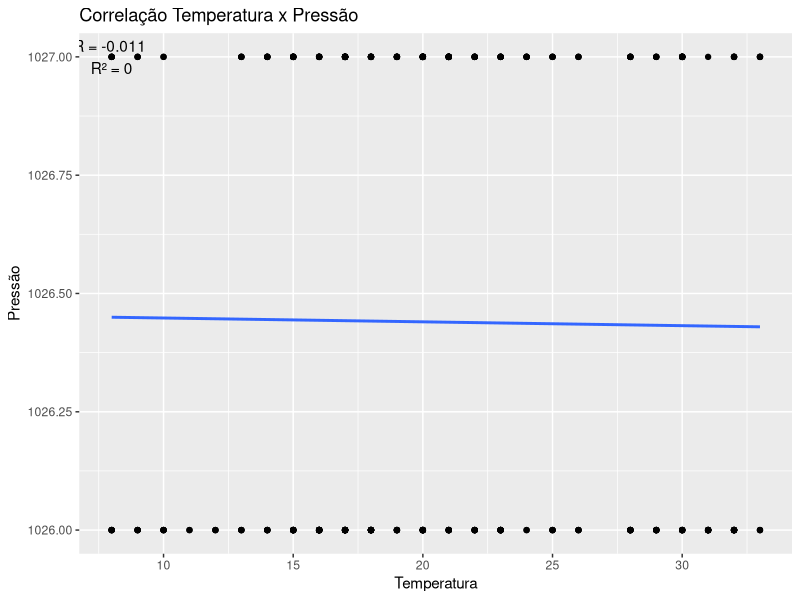
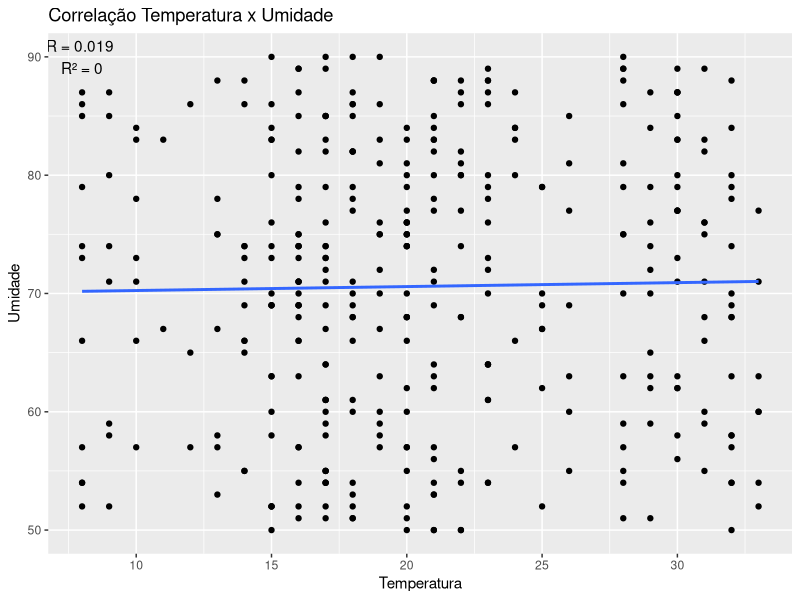

The R script that drew these images, in order:
# Carregando bibliotecas necessárias
library(readxl)
library(ggplot2)

# Lendo dados do arquivo Excel
dados <- read_excel("clima.xlsx")

# Verificando os nomes das colunas
print("Nomes das colunas:")
print(names(dados))

# a) Correlação temperatura x pressão
cor_temp_press <- cor(dados$Temperatura, dados$Pressão)
r2_temp_press <- cor_temp_press^2

# Gráfico temperatura x pressão
ggplot(dados, aes(x = Temperatura, y = Pressão)) +
  geom_point() +
  geom_smooth(method = "lm", se = FALSE) +
  labs(title = "Correlação Temperatura x Pressão",
       x = "Temperatura",
       y = "Pressão") +
  annotate("text", x = min(dados$Temperatura), y = max(dados$Pressão),
           label = paste("R =", round(cor_temp_press, 3), "\nR² =", round(r2_temp_press, 3)))

# b) Correlação temperatura x humidade
cor_temp_hum <- cor(dados$Temperatura, dados$Umidade)  
r2_temp_hum <- cor_temp_hum^2

# Gráfico temperatura x humidade
ggplot(dados, aes(x = Temperatura, y = Umidade)) +    
  geom_point() +
  geom_smooth(method = "lm", se = FALSE) +
  labs(title = "Correlação Temperatura x Umidade",    
       x = "Temperatura",
       y = "Umidade") +                               
  annotate("text", x = min(dados$Temperatura), y = max(dados$Umidade),
           label = paste("R =", round(cor_temp_hum, 3), "\nR² =", round(r2_temp_hum, 3)))

# c) Regressão múltipla temperatura x (pressão e humidade)
modelo_multiplo <- lm(Temperatura ~ Pressão + Umidade, data = dados)  
r2_multiplo <- summary(modelo_multiplo)$r.squared

# Sumário do modelo múltiplo
print(summary(modelo_multiplo))
cat("\nR² do modelo múltiplo:", round(r2_multiplo, 3))
